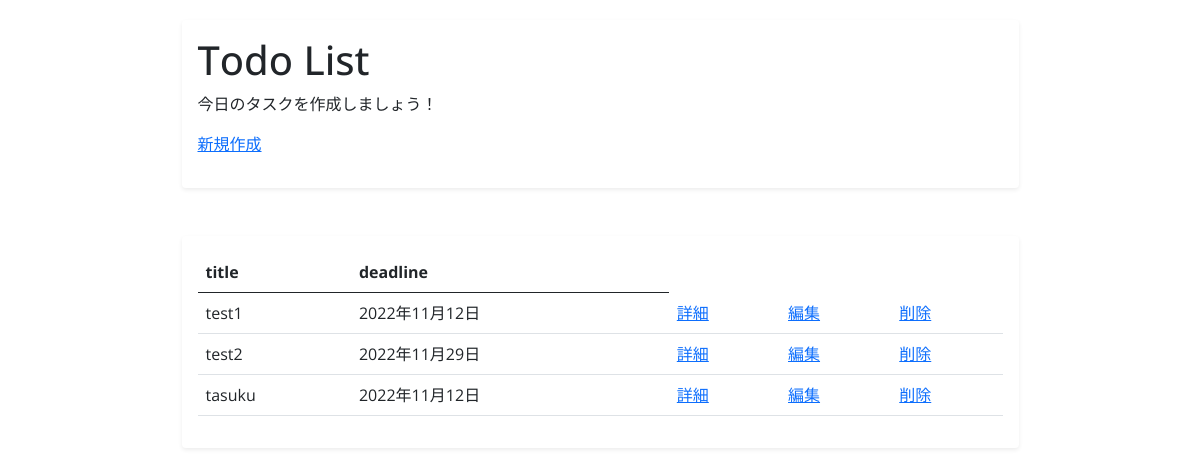
/, run on an earlier commit of the app's database.
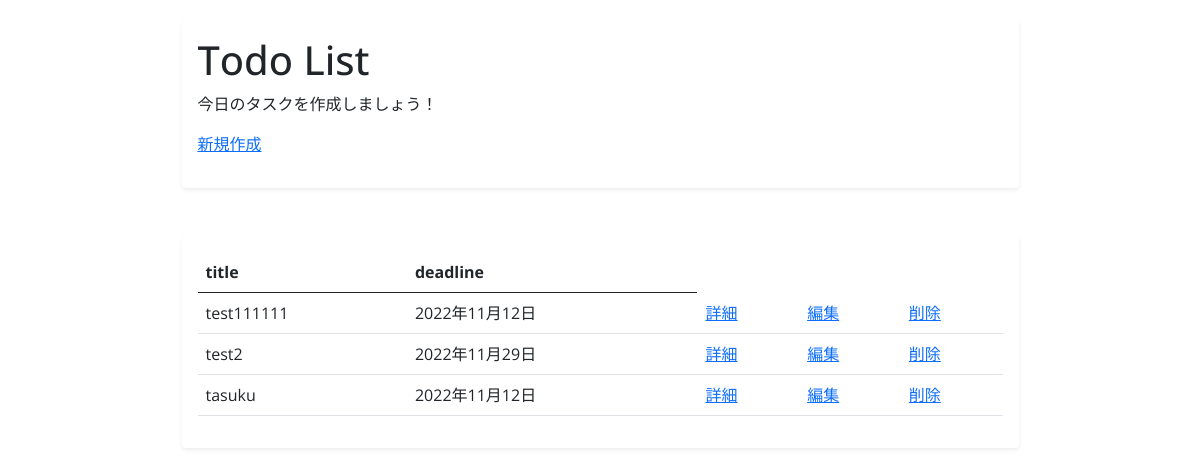
And on a later commit of the database.
### todo/models.py (models this page shows, shortened)
class Todo(models.Model):
    title = models.CharField("タスク名", max_length=30)
    description = models.TextField("詳細", blank=True)
    deadline = models.DateField("締切")

### todo/views.py (the view)
# urls.py: path("", TodoList.as_view(), name="list"),
class TodoList(ListView):
    model = Todo
    context_object_name = "tasks"

### todo/templates/todo/todo_list.html
{% extends 'todo/base.html' %}
{% block header %}
    <h1>Todo List</h1>
    <p>今日のタスクを作成しましょう！</p>
    <p><a href="{% url 'create' %}">新規作成</a></p>
{% endblock header %}
{% block content %}
<div class="shadow-sm p-3 mb-5 bg-white rounded">
    <table class="table">
        <thead>
            <tr>
                <th scope="col">title</th>
                <th scope="col">deadline</th>
            </tr>
        </thead>
        <tbody>
            {% for task in tasks %}
            <tr>
                <td>{{ task.title }}</td>
                <td>{{ task.deadline }}</td>
                <td><a href="{% url 'detail' task.pk %}">詳細</a></td>
                <td><a href="{% url 'update' task.pk %}">編集</a></td>
                <td><a href="{% url 'delete' task.pk %}">削除</a></td>
            </tr>
            {% endfor %}
        </tbody>
    </table>
</div>
{% endblock content %}

What changed in the data, as far as the page shows it:
changed Todo: title "test1" → "test111111"
